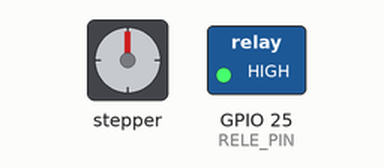
Simulated run of this sketch. Board: ESP32. On the bench: stepper motor, switched loads named in the sketch (green lamp = pin HIGH). Wiring (inferred from the names in the program): stepper motor driver (200 steps per turn assumed): step GPIO 32; direction GPIO 33. Pins used as bus, display or sensor lines are not drawn.

Above: at 0.05 s.
At 1.4 s:
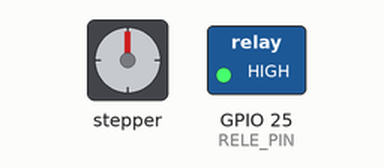
At 2.8 s:
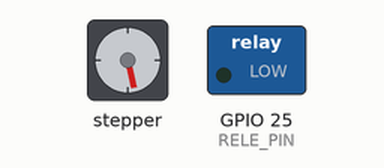
At 5.6 s:
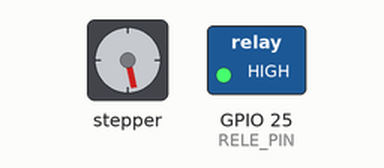
Timing chart, 0 to 9.9 s (numbered marks = the images above):
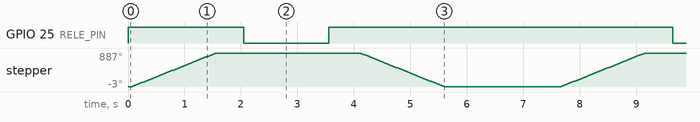

Measured:
- by itself, GPIO 25 (RELE_PIN): alternates HIGH for 6.1 s and LOW for 1.5 s
- by itself, stepper: turns 887° clockwise in 1.5 s, then 886° counter-clockwise in 1.5 s, repeating every 7.6 s

The sketch:

codigo_integracao_lixa_esteira.ino
```cpp
#define STEP_PIN 32
#define DIR_PIN  33
#define RELE_PIN 25


// Lógica do relé: este módulo liga com LOW e desliga com HIGH
#define RELE_LIGADO    LOW
#define RELE_DESLIGADO HIGH


// Tempos do ciclo (ms)
#define TEMPO_MOTOR_MS 1500   // descida e subida
#define TEMPO_LIXA_MS  1500   // lixa ligada


// Gira o motor de passo por 2,5 segundos no sentido escolhido
void girarPor2_5Segundos(bool sentido) {


  digitalWrite(RELE_PIN, RELE_DESLIGADO);   // garante lixa desligada


  digitalWrite(DIR_PIN, sentido);
  delay(50);


  unsigned long inicio = millis();


  while (millis() - inicio < TEMPO_MOTOR_MS) {


    digitalWrite(STEP_PIN, HIGH);
    delayMicroseconds(1500);


    digitalWrite(STEP_PIN, LOW);
    delayMicroseconds(1500);
  }


  digitalWrite(STEP_PIN, LOW);
}


// Liga a lixa por 3 segundos (motor de passo parado)
void lixarPor3Segundos() {


  digitalWrite(RELE_PIN, RELE_LIGADO);
  delay(TEMPO_LIXA_MS);
  digitalWrite(RELE_PIN, RELE_DESLIGADO);
}


void setup() {
  // Define o nível ANTES do pinMode, para o relé não disparar na partida
  digitalWrite(RELE_PIN, RELE_DESLIGADO);
  pinMode(RELE_PIN, OUTPUT);


  pinMode(STEP_PIN, OUTPUT);
  pinMode(DIR_PIN, OUTPUT);


  digitalWrite(STEP_PIN, LOW);
  digitalWrite(DIR_PIN, LOW);
}


void loop() {


  // 1. Motor de passo desce a lixa por 2,5 s
  girarPor2_5Segundos(HIGH);


  // 2. Tudo parado
  delay(500);


  // 3. Lixa liga por 3 s
  lixarPor3Segundos();


  // 4. Tudo parado
  delay(500);


  // 5. Motor de passo sobe a lixa por 2,5 s
  girarPor2_5Segundos(LOW);


  // 6. Pausa antes de repetir
  delay(2000);
}
```
